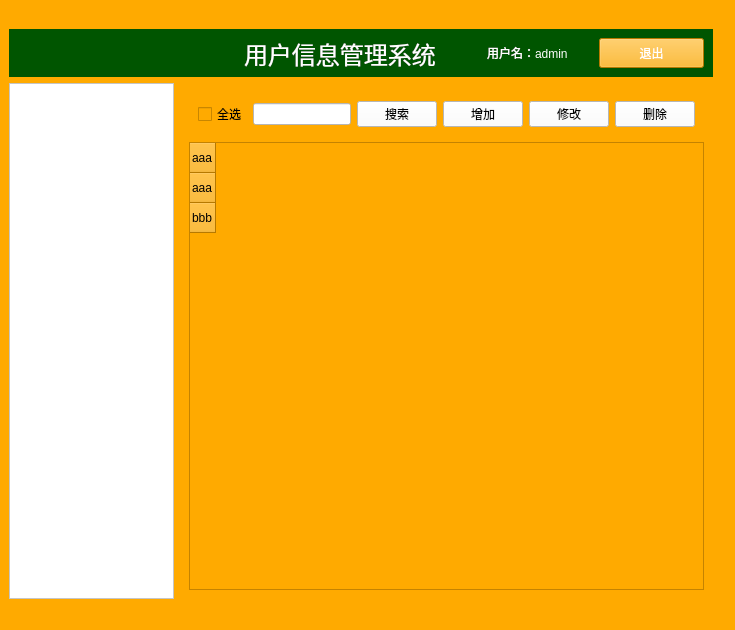
<?xml version="1.0" encoding="UTF-8"?>
<ui version="4.0">
 <class>MainWindow</class>
 <widget class="QMainWindow" name="MainWindow">
  <property name="geometry">
   <rect>
    <x>0</x>
    <y>0</y>
    <width>735</width>
    <height>630</height>
   </rect>
  </property>
  <property name="maximumSize">
   <size>
    <width>1000</width>
    <height>1000</height>
   </size>
  </property>
  <property name="windowTitle">
   <string>用户信息管理系统</string>
  </property>
  <property name="toolTip">
   <string>这是信息管理系统</string>
  </property>
  <property name="styleSheet">
   <string notr="true">background-color: rgb(255, 170, 0);</string>
  </property>
  <widget class="QWidget" name="centralwidget">
   <layout class="QGridLayout" name="gridLayout">
    <item row="0" column="2">
     <widget class="QLabel" name="label_2">
      <property name="text">
       <string/>
      </property>
     </widget>
    </item>
    <item row="1" column="0" colspan="2">
     <widget class="QWidget" name="widget_2" native="true">
      <property name="styleSheet">
       <string notr="true">background-color: rgb(0, 85, 0);
color: rgb(255, 255, 255);</string>
      </property>
      <layout class="QHBoxLayout" name="horizontalLayout_2" stretch="1,1,1">
       <property name="spacing">
        <number>0</number>
       </property>
       <property name="leftMargin">
        <number>0</number>
       </property>
       <property name="topMargin">
        <number>0</number>
       </property>
       <property name="rightMargin">
        <number>0</number>
       </property>
       <property name="bottomMargin">
        <number>0</number>
       </property>
       <item>
        <spacer name="horizontalSpacer">
         <property name="orientation">
          <enum>Qt::Orientation::Horizontal</enum>
         </property>
         <property name="sizeHint" stdset="0">
          <size>
           <width>237</width>
           <height>20</height>
          </size>
         </property>
        </spacer>
       </item>
       <item>
        <widget class="QLabel" name="label">
         <property name="font">
          <font>
           <pointsize>18</pointsize>
          </font>
         </property>
         <property name="styleSheet">
          <string notr="true"/>
         </property>
         <property name="text">
          <string>用户信息管理系统</string>
         </property>
        </widget>
       </item>
       <item>
        <widget class="QWidget" name="widget" native="true">
         <layout class="QHBoxLayout" name="horizontalLayout">
          <item>
           <widget class="QLabel" name="label_3">
            <property name="text">
             <string>用户名：admin</string>
            </property>
           </widget>
          </item>
          <item>
           <widget class="QPushButton" name="pushButton">
            <property name="minimumSize">
             <size>
              <width>0</width>
              <height>30</height>
             </size>
            </property>
            <property name="styleSheet">
             <string notr="true">background-color: rgb(255, 170, 0);
color: rgb(255, 255, 255);</string>
            </property>
            <property name="text">
             <string>退出</string>
            </property>
           </widget>
          </item>
         </layout>
        </widget>
       </item>
      </layout>
     </widget>
    </item>
    <item row="2" column="0">
     <widget class="QTreeWidget" name="treeWidget">
      <property name="maximumSize">
       <size>
        <width>175</width>
        <height>16777215</height>
       </size>
      </property>
      <property name="styleSheet">
       <string notr="true">background-color: rgb(255, 255, 255);</string>
      </property>
      <attribute name="headerVisible">
       <bool>false</bool>
      </attribute>
      <column>
       <property name="text">
        <string notr="true">1</string>
       </property>
      </column>
     </widget>
    </item>
    <item row="2" column="1">
     <widget class="QStackedWidget" name="stackedWidget">
      <widget class="QWidget" name="page">
       <layout class="QGridLayout" name="gridLayout_2">
        <item row="0" column="0">
         <widget class="QWidget" name="widget_3" native="true">
          <property name="styleSheet">
           <string notr="true">color: rgb(0, 0, 0);</string>
          </property>
          <layout class="QHBoxLayout" name="horizontalLayout_3">
           <item>
            <widget class="QCheckBox" name="checkBox">
             <property name="styleSheet">
              <string notr="true"/>
             </property>
             <property name="text">
              <string>全选</string>
             </property>
            </widget>
           </item>
           <item>
            <widget class="QLineEdit" name="lineEdit">
             <property name="styleSheet">
              <string notr="true">background-color: rgb(255, 255, 255);</string>
             </property>
            </widget>
           </item>
           <item>
            <widget class="QPushButton" name="pushButton_5">
             <property name="styleSheet">
              <string notr="true">background-color: rgb(255, 255, 255);</string>
             </property>
             <property name="text">
              <string>搜索</string>
             </property>
            </widget>
           </item>
           <item>
            <widget class="QPushButton" name="pushButton_4">
             <property name="styleSheet">
              <string notr="true">background-color: rgb(255, 255, 255);</string>
             </property>
             <property name="text">
              <string>增加</string>
             </property>
            </widget>
           </item>
           <item>
            <widget class="QPushButton" name="pushButton_2">
             <property name="styleSheet">
              <string notr="true">background-color: rgb(255, 255, 255);</string>
             </property>
             <property name="text">
              <string>修改</string>
             </property>
            </widget>
           </item>
           <item>
            <widget class="QPushButton" name="pushButton_3">
             <property name="styleSheet">
              <string notr="true">background-color: rgb(255, 255, 255);</string>
             </property>
             <property name="text">
              <string>删除</string>
             </property>
            </widget>
           </item>
          </layout>
         </widget>
        </item>
        <item row="1" column="0">
         <widget class="QTableWidget" name="tableWidget">
          <property name="styleSheet">
           <string notr="true">color: rgb(0, 0, 0);</string>
          </property>
          <row>
           <property name="text">
            <string>aaa</string>
           </property>
          </row>
          <row>
           <property name="text">
            <string>aaa</string>
           </property>
          </row>
          <row>
           <property name="text">
            <string>bbb</string>
           </property>
          </row>
         </widget>
        </item>
       </layout>
      </widget>
      <widget class="QWidget" name="page_2"/>
     </widget>
    </item>
   </layout>
  </widget>
  <widget class="QMenuBar" name="menubar">
   <property name="geometry">
    <rect>
     <x>0</x>
     <y>0</y>
     <width>735</width>
     <height>18</height>
    </rect>
   </property>
  </widget>
  <widget class="QStatusBar" name="statusbar"/>
 </widget>
 <resources/>
 <connections/>
</ui>
